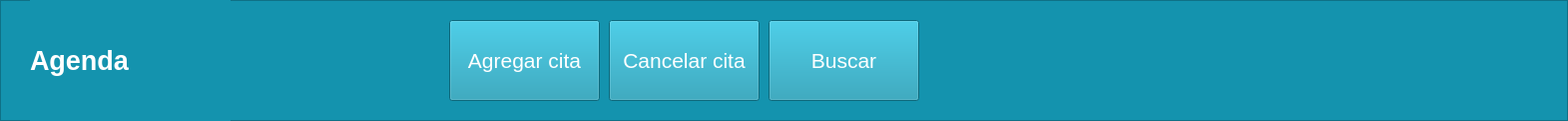
   <widget class="QFrame" name="frame">
    <property name="geometry">
     <rect>
      <x>401</x>
      <y>0</y>
      <width>1571</width>
      <height>121</height>
     </rect>
    </property>
    <property name="styleSheet">
     <string notr="true">background-color: rgb(20, 147, 174);</string>
    </property>
    <property name="frameShape">
     <enum>QFrame::StyledPanel</enum>
    </property>
    <property name="frameShadow">
     <enum>QFrame::Raised</enum>
    </property>
    <widget class="QLabel" name="Title_2">
     <property name="geometry">
      <rect>
       <x>30</x>
       <y>0</y>
       <width>201</width>
       <height>121</height>
      </rect>
     </property>
     <property name="palette">
      <palette>
       <active>
        <colorrole role="WindowText">
         <brush brushstyle="SolidPattern">
          <color alpha="255">
           <red>255</red>
           <green>255</green>
           <blue>255</blue>
          </color>
         </brush>
        </colorrole>
        <colorrole role="Button">
         <brush brushstyle="SolidPattern">
          <color alpha="255">
           <red>20</red>
           <green>147</green>
           <blue>174</blue>
          </color>
         </brush>
        </colorrole>
        <colorrole role="Base">
         <brush brushstyle="SolidPattern">
          <color alpha="255">
           <red>20</red>
           <green>147</green>
           <blue>174</blue>
          </color>
         </brush>
        </colorrole>
        <colorrole role="Window">
         <brush brushstyle="SolidPattern">
          <color alpha="255">
           <red>20</red>
           <green>147</green>
           <blue>174</blue>
          </color>
         </brush>
        </colorrole>
       </active>
       <inactive>
        <colorrole role="WindowText">
         <brush brushstyle="SolidPattern">
          <color alpha="255">
           <red>255</red>
           <green>255</green>
           <blue>255</blue>
          </color>
         </brush>
        </colorrole>
        <colorrole role="Button">
         <brush brushstyle="SolidPattern">
          <color alpha="255">
           <red>20</red>
           <green>147</green>
           <blue>174</blue>
          </color>
         </brush>
        </colorrole>
        <colorrole role="Base">
         <brush brushstyle="SolidPattern">
          <color alpha="255">
           <red>20</red>
           <green>147</green>
           <blue>174</blue>
          </color>
         </brush>
        </colorrole>
        <colorrole role="Window">
         <brush brushstyle="SolidPattern">
          <color alpha="255">
           <red>20</red>
           <green>147</green>
           <blue>174</blue>
          </color>
         </brush>
        </colorrole>
       </inactive>
       <disabled>
        <colorrole role="WindowText">
         <brush brushstyle="SolidPattern">
          <color alpha="255">
           <red>120</red>
           <green>120</green>
           <blue>120</blue>
          </color>
         </brush>
        </colorrole>
        <colorrole role="Button">
         <brush brushstyle="SolidPattern">
          <color alpha="255">
           <red>20</red>
           <green>147</green>
           <blue>174</blue>
          </color>
         </brush>
        </colorrole>
        <colorrole role="Base">
         <brush brushstyle="SolidPattern">
          <color alpha="255">
           <red>20</red>
           <green>147</green>
           <blue>174</blue>
          </color>
         </brush>
        </colorrole>
        <colorrole role="Window">
         <brush brushstyle="SolidPattern">
          <color alpha="255">
           <red>20</red>
           <green>147</green>
           <blue>174</blue>
          </color>
         </brush>
        </colorrole>
       </disabled>
      </palette>
     </property>
     <property name="font">
      <font>
       <family>MS Shell Dlg 2</family>
       <pointsize>20</pointsize>
       <weight>75</weight>
       <italic>false</italic>
       <bold>true</bold>
       <strikeout>false</strikeout>
      </font>
     </property>
     <property name="text">
      <string>Agenda</string>
     </property>
    </widget>
    <widget class="QPushButton" name="botAgrCit">
     <property name="geometry">
      <rect>
       <x>450</x>
       <y>20</y>
       <width>151</width>
       <height>81</height>
      </rect>
     </property>
     <property name="palette">
      <palette>
       <active>
        <colorrole role="Button">
         <brush brushstyle="SolidPattern">
          <color alpha="255">
           <red>20</red>
           <green>147</green>
           <blue>174</blue>
          </color>
         </brush>
        </colorrole>
        <colorrole role="Text">
         <brush brushstyle="SolidPattern">
          <color alpha="255">
           <red>255</red>
           <green>255</green>
           <blue>255</blue>
          </color>
         </brush>
        </colorrole>
        <colorrole role="ButtonText">
         <brush brushstyle="SolidPattern">
          <color alpha="255">
           <red>255</red>
           <green>255</green>
           <blue>255</blue>
          </color>
         </brush>
        </colorrole>
        <colorrole role="Base">
         <brush brushstyle="SolidPattern">
          <color alpha="255">
           <red>20</red>
           <green>147</green>
           <blue>174</blue>
          </color>
         </brush>
        </colorrole>
        <colorrole role="Window">
         <brush brushstyle="SolidPattern">
          <color alpha="255">
           <red>20</red>
           <green>147</green>
           <blue>174</blue>
          </color>
         </brush>
        </colorrole>
        <colorrole role="PlaceholderText">
         <brush brushstyle="SolidPattern">
          <color alpha="128">
           <red>255</red>
           <green>255</green>
           <blue>255</blue>
          </color>
         </brush>
        </colorrole>
       </active>
       <inactive>
        <colorrole role="Button">
         <brush brushstyle="SolidPattern">
          <color alpha="255">
           <red>20</red>
           <green>147</green>
           <blue>174</blue>
          </color>
         </brush>
        </colorrole>
        <colorrole role="Text">
         <brush brushstyle="SolidPattern">
          <color alpha="255">
           <red>255</red>
           <green>255</green>
           <blue>255</blue>
          </color>
         </brush>
        </colorrole>
        <colorrole role="ButtonText">
         <brush brushstyle="SolidPattern">
          <color alpha="255">
           <red>255</red>
           <green>255</green>
           <blue>255</blue>
          </color>
         </brush>
        </colorrole>
        <colorrole role="Base">
         <brush brushstyle="SolidPattern">
          <color alpha="255">
           <red>20</red>
           <green>147</green>
           <blue>174</blue>
          </color>
         </brush>
        </colorrole>
        <colorrole role="Window">
         <brush brushstyle="SolidPattern">
          <color alpha="255">
           <red>20</red>
           <green>147</green>
           <blue>174</blue>
          </color>
         </brush>
        </colorrole>
        <colorrole role="PlaceholderText">
         <brush brushstyle="SolidPattern">
          <color alpha="128">
           <red>255</red>
           <green>255</green>
           <blue>255</blue>
          </color>
         </brush>
        </colorrole>
       </inactive>
       <disabled>
        <colorrole role="Button">
         <brush brushstyle="SolidPattern">
          <color alpha="255">
           <red>20</red>
           <green>147</green>
           <blue>174</blue>
          </color>
         </brush>
        </colorrole>
        <colorrole role="Text">
         <brush brushstyle="SolidPattern">
          <color alpha="255">
           <red>120</red>
           <green>120</green>
           <blue>120</blue>
          </color>
         </brush>
        </colorrole>
        <colorrole role="ButtonText">
         <brush brushstyle="SolidPattern">
          <color alpha="255">
           <red>120</red>
           <green>120</green>
           <blue>120</blue>
          </color>
         </brush>
        </colorrole>
        <colorrole role="Base">
         <brush brushstyle="SolidPattern">
          <color alpha="255">
           <red>20</red>
           <green>147</green>
           <blue>174</blue>
          </color>
         </brush>
        </colorrole>
        <colorrole role="Window">
         <brush brushstyle="SolidPattern">
          <color alpha="255">
           <red>20</red>
           <green>147</green>
           <blue>174</blue>
          </color>
         </brush>
        </colorrole>
        <colorrole role="PlaceholderText">
         <brush brushstyle="SolidPattern">
          <color alpha="128">
           <red>0</red>
           <green>0</green>
           <blue>0</blue>
          </color>
         </brush>
        </colorrole>
       </disabled>
      </palette>
     </property>
     <property name="font">
      <font>
       <pointsize>16</pointsize>
       <stylestrategy>PreferDefault</stylestrategy>
       <kerning>true</kerning>
      </font>
     </property>
     <property name="styleSheet">
      <string notr="true">background-color: rgb(20, 147, 174);
gridline-color: rgb(255, 255, 255);
border-bottom-color: rgb(255, 255, 255);
border-color: rgb(255, 255, 255);</string>
     </property>
     <property name="text">
      <string>Agregar cita</string>
     </property>
     <property name="icon">
      <iconset>
       <normaloff>../../Downloads/uco/POO/entornoVirtual/_92127008_thinkstockphotos-615094882.jpg</normaloff>../../Downloads/uco/POO/entornoVirtual/_92127008_thinkstockphotos-615094882.jpg</iconset>
     </property>
     <property name="iconSize">
      <size>
       <width>35</width>
       <height>30</height>
      </size>
     </property>
    </widget>
    <widget class="QPushButton" name="botBusCit">
     <property name="geometry">
      <rect>
       <x>770</x>
       <y>20</y>
       <width>151</width>
       <height>81</height>
      </rect>
     </property>
     <property name="palette">
      <palette>
       <active>
        <colorrole role="Button">
         <brush brushstyle="SolidPattern">
          <color alpha="255">
           <red>20</red>
           <green>147</green>
           <blue>174</blue>
          </color>
         </brush>
        </colorrole>
        <colorrole role="Text">
         <brush brushstyle="SolidPattern">
          <color alpha="255">
           <red>255</red>
           <green>255</green>
           <blue>255</blue>
          </color>
         </brush>
        </colorrole>
        <colorrole role="ButtonText">
         <brush brushstyle="SolidPattern">
          <color alpha="255">
           <red>255</red>
           <green>255</green>
           <blue>255</blue>
          </color>
         </brush>
        </colorrole>
        <colorrole role="Base">
         <brush brushstyle="SolidPattern">
          <color alpha="255">
           <red>20</red>
           <green>147</green>
           <blue>174</blue>
          </color>
         </brush>
        </colorrole>
        <colorrole role="Window">
         <brush brushstyle="SolidPattern">
          <color alpha="255">
           <red>20</red>
           <green>147</green>
           <blue>174</blue>
          </color>
         </brush>
        </colorrole>
        <colorrole role="PlaceholderText">
         <brush brushstyle="SolidPattern">
          <color alpha="128">
           <red>255</red>
           <green>255</green>
           <blue>255</blue>
          </color>
         </brush>
        </colorrole>
       </active>
       <inactive>
        <colorrole role="Button">
         <brush brushstyle="SolidPattern">
          <color alpha="255">
           <red>20</red>
           <green>147</green>
           <blue>174</blue>
          </color>
         </brush>
        </colorrole>
        <colorrole role="Text">
         <brush brushstyle="SolidPattern">
          <color alpha="255">
           <red>255</red>
           <green>255</green>
           <blue>255</blue>
          </color>
         </brush>
        </colorrole>
        <colorrole role="ButtonText">
         <brush brushstyle="SolidPattern">
          <color alpha="255">
           <red>255</red>
           <green>255</green>
           <blue>255</blue>
          </color>
         </brush>
        </colorrole>
        <colorrole role="Base">
         <brush brushstyle="SolidPattern">
          <color alpha="255">
           <red>20</red>
           <green>147</green>
           <blue>174</blue>
          </color>
         </brush>
        </colorrole>
        <colorrole role="Window">
         <brush brushstyle="SolidPattern">
          <color alpha="255">
           <red>20</red>
           <green>147</green>
           <blue>174</blue>
          </color>
         </brush>
        </colorrole>
        <colorrole role="PlaceholderText">
         <brush brushstyle="SolidPattern">
          <color alpha="128">
           <red>255</red>
           <green>255</green>
           <blue>255</blue>
          </color>
         </brush>
        </colorrole>
       </inactive>
       <disabled>
        <colorrole role="Button">
         <brush brushstyle="SolidPattern">
          <color alpha="255">
           <red>20</red>
           <green>147</green>
           <blue>174</blue>
          </color>
         </brush>
        </colorrole>
        <colorrole role="Text">
         <brush brushstyle="SolidPattern">
          <color alpha="255">
           <red>120</red>
           <green>120</green>
           <blue>120</blue>
          </color>
         </brush>
        </colorrole>
        <colorrole role="ButtonText">
         <brush brushstyle="SolidPattern">
          <color alpha="255">
           <red>120</red>
           <green>120</green>
           <blue>120</blue>
          </color>
         </brush>
        </colorrole>
        <colorrole role="Base">
         <brush brushstyle="SolidPattern">
          <color alpha="255">
           <red>20</red>
           <green>147</green>
           <blue>174</blue>
          </color>
         </brush>
        </colorrole>
        <colorrole role="Window">
         <brush brushstyle="SolidPattern">
          <color alpha="255">
           <red>20</red>
           <green>147</green>
           <blue>174</blue>
          </color>
         </brush>
        </colorrole>
        <colorrole role="PlaceholderText">
         <brush brushstyle="SolidPattern">
          <color alpha="128">
           <red>0</red>
           <green>0</green>
           <blue>0</blue>
          </color>
         </brush>
        </colorrole>
       </disabled>
      </palette>
     </property>
     <property name="font">
      <font>
       <pointsize>16</pointsize>
      </font>
     </property>
     <property name="styleSheet">
      <string notr="true">background-color: rgb(20, 147, 174);
gridline-color: rgb(255, 255, 255);
border-bottom-color: rgb(255, 255, 255);
border-color: rgb(255, 255, 255);</string>
     </property>
     <property name="text">
      <string>Buscar</string>
     </property>
     <property name="icon">
      <iconset>
       <normaloff>../../Downloads/uco/POO/entornoVirtual/_92127008_thinkstockphotos-615094882.jpg</normaloff>../../Downloads/uco/POO/entornoVirtual/_92127008_thinkstockphotos-615094882.jpg</iconset>
     </property>
     <property name="iconSize">
      <size>
       <width>35</width>
       <height>30</height>
      </size>
     </property>
    </widget>
    <widget class="QPushButton" name="botCanCit">
     <property name="geometry">
      <rect>
       <x>610</x>
       <y>20</y>
       <width>151</width>
       <height>81</height>
      </rect>
     </property>
     <property name="palette">
      <palette>
       <active>
        <colorrole role="Button">
         <brush brushstyle="SolidPattern">
          <color alpha="255">
           <red>20</red>
           <green>147</green>
           <blue>174</blue>
          </color>
         </brush>
        </colorrole>
        <colorrole role="Text">
         <brush brushstyle="SolidPattern">
          <color alpha="255">
           <red>255</red>
           <green>255</green>
           <blue>255</blue>
          </color>
         </brush>
        </colorrole>
        <colorrole role="ButtonText">
         <brush brushstyle="SolidPattern">
          <color alpha="255">
           <red>255</red>
           <green>255</green>
           <blue>255</blue>
          </color>
         </brush>
        </colorrole>
        <colorrole role="Base">
         <brush brushstyle="SolidPattern">
          <color alpha="255">
           <red>20</red>
           <green>147</green>
           <blue>174</blue>
          </color>
         </brush>
        </colorrole>
        <colorrole role="Window">
         <brush brushstyle="SolidPattern">
          <color alpha="255">
           <red>20</red>
           <green>147</green>
           <blue>174</blue>
          </color>
         </brush>
        </colorrole>
        <colorrole role="PlaceholderText">
         <brush brushstyle="SolidPattern">
          <color alpha="128">
           <red>255</red>
           <green>255</green>
           <blue>255</blue>
          </color>
         </brush>
        </colorrole>
       </active>
       <inactive>
        <colorrole role="Button">
         <brush brushstyle="SolidPattern">
          <color alpha="255">
           <red>20</red>
           <green>147</green>
           <blue>174</blue>
          </color>
         </brush>
        </colorrole>
        <colorrole role="Text">
         <brush brushstyle="SolidPattern">
          <color alpha="255">
           <red>255</red>
           <green>255</green>
           <blue>255</blue>
          </color>
         </brush>
        </colorrole>
        <colorrole role="ButtonText">
         <brush brushstyle="SolidPattern">
          <color alpha="255">
           <red>255</red>
           <green>255</green>
           <blue>255</blue>
          </color>
         </brush>
        </colorrole>
        <colorrole role="Base">
         <brush brushstyle="SolidPattern">
          <color alpha="255">
           <red>20</red>
           <green>147</green>
           <blue>174</blue>
          </color>
         </brush>
        </colorrole>
        <colorrole role="Window">
         <brush brushstyle="SolidPattern">
          <color alpha="255">
           <red>20</red>
           <green>147</green>
           <blue>174</blue>
          </color>
         </brush>
        </colorrole>
        <colorrole role="PlaceholderText">
         <brush brushstyle="SolidPattern">
          <color alpha="128">
           <red>255</red>
           <green>255</green>
           <blue>255</blue>
          </color>
         </brush>
        </colorrole>
       </inactive>
       <disabled>
        <colorrole role="Button">
         <brush brushstyle="SolidPattern">
          <color alpha="255">
           <red>20</red>
           <green>147</green>
           <blue>174</blue>
          </color>
         </brush>
        </colorrole>
        <colorrole role="Text">
         <brush brushstyle="SolidPattern">
          <color alpha="255">
           <red>120</red>
           <green>120</green>
           <blue>120</blue>
          </color>
         </brush>
        </colorrole>
        <colorrole role="ButtonText">
         <brush brushstyle="SolidPattern">
          <color alpha="255">
           <red>120</red>
           <green>120</green>
           <blue>120</blue>
          </color>
         </brush>
        </colorrole>
        <colorrole role="Base">
         <brush brushstyle="SolidPattern">
          <color alpha="255">
           <red>20</red>
           <green>147</green>
           <blue>174</blue>
          </color>
         </brush>
        </colorrole>
        <colorrole role="Window">
         <brush brushstyle="SolidPattern">
          <color alpha="255">
           <red>20</red>
           <green>147</green>
           <blue>174</blue>
          </color>
         </brush>
        </colorrole>
        <colorrole role="PlaceholderText">
         <brush brushstyle="SolidPattern">
          <color alpha="128">
           <red>0</red>
           <green>0</green>
           <blue>0</blue>
          </color>
         </brush>
        </colorrole>
       </disabled>
      </palette>
     </property>
     <property name="font">
      <font>
       <pointsize>16</pointsize>
       <stylestrategy>PreferDefault</stylestrategy>
       <kerning>true</kerning>
      </font>
     </property>
     <property name="styleSheet">
      <string notr="true">background-color: rgb(20, 147, 174);
gridline-color: rgb(255, 255, 255);
border-bottom-color: rgb(255, 255, 255);
border-color: rgb(255, 255, 255);</string>
     </property>
     <property name="text">
      <string>Cancelar cita</string>
     </property>
     <property name="icon">
      <iconset>
       <normaloff>../../Downloads/uco/POO/entornoVirtual/_92127008_thinkstockphotos-615094882.jpg</normaloff>../../Downloads/uco/POO/entornoVirtual/_92127008_thinkstockphotos-615094882.jpg</iconset>
     </property>
     <property name="iconSize">
      <size>
       <width>35</width>
       <height>30</height>
      </size>
     </property>
    </widget>
   </widget>
